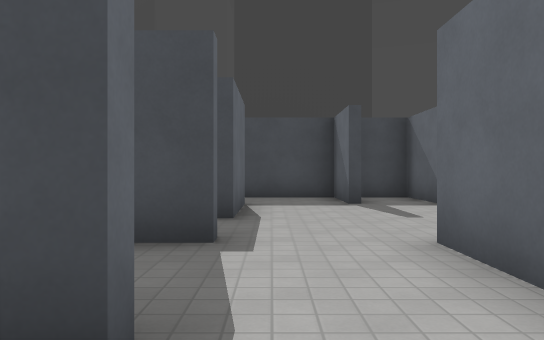
[1] (above)

18 first-person views from a walk through a Godot game level. The camera is 1.3 m above the floor, looks level and sees 70° across. The floor is counted in squares, 2 m on a side. Each view is taken from the middle of a square. On the plan, view 1 faces up. The plan holds only what a view shows up to about 11 squares ahead; the rest is blank. The place goes on beyond the plan. Characters and animated objects are left out. Surface patterns are stand-ins for the level's own textures.

[2]
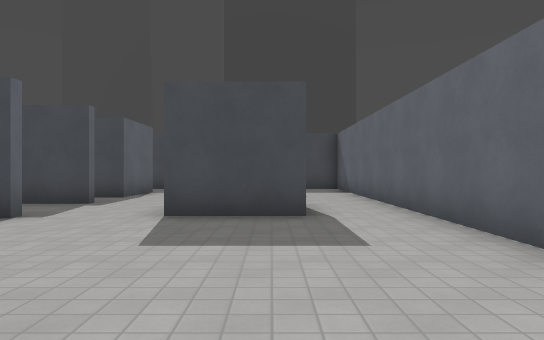

[3]
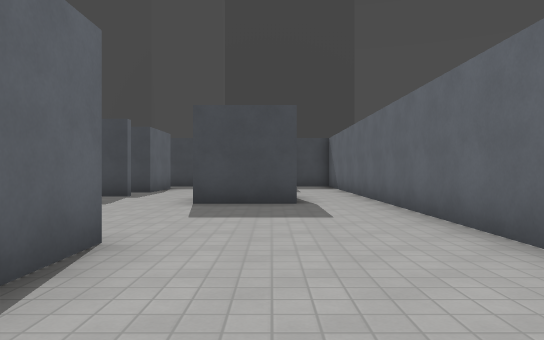

[4]
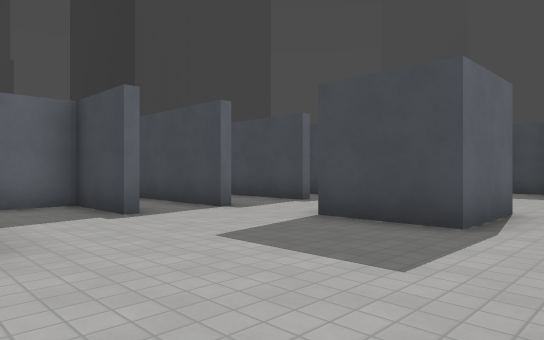

[5]
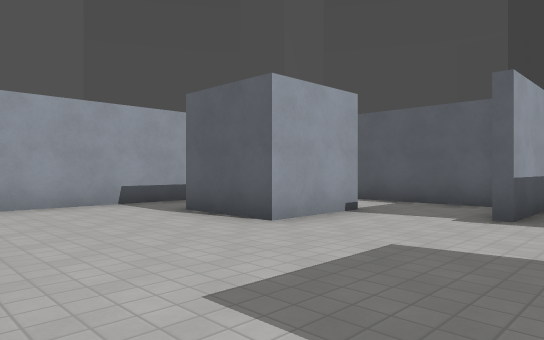

[6]
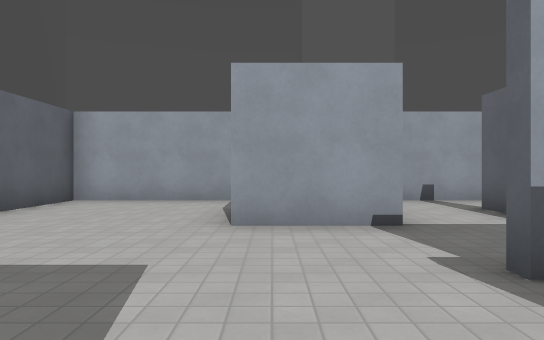

[7]
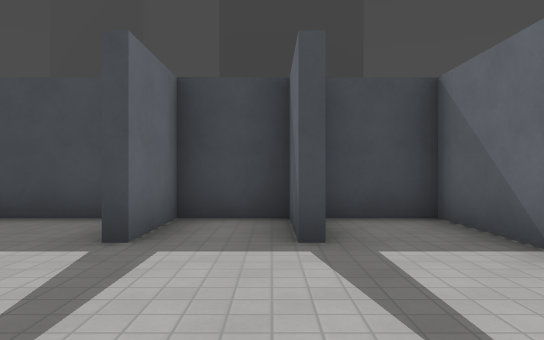

[8]
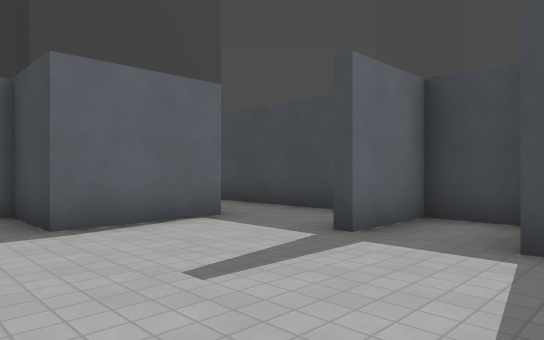

[9]
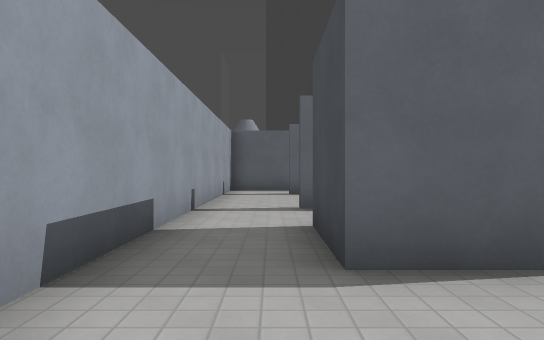

[10]
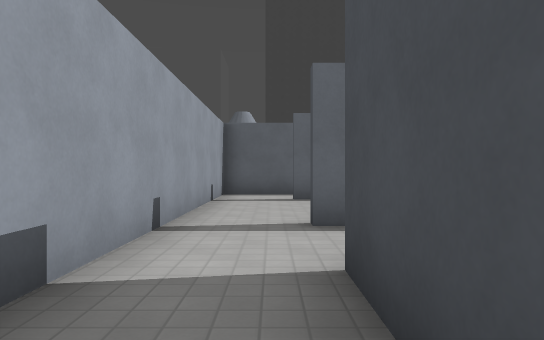

[11]
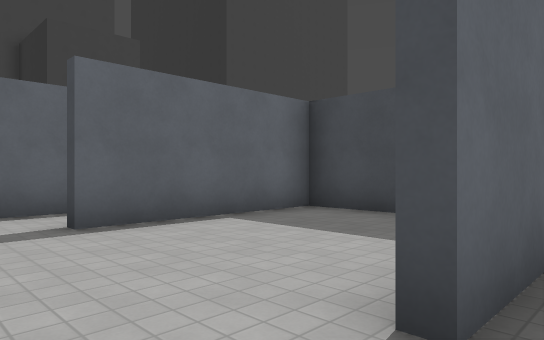

[12]
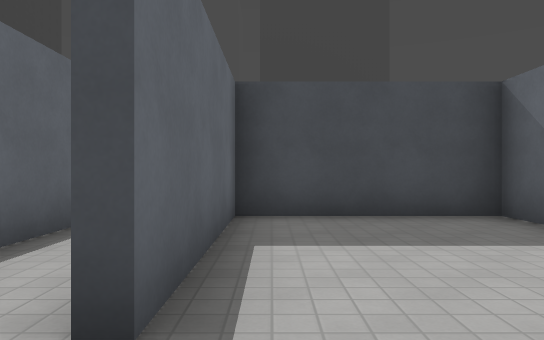

[13]
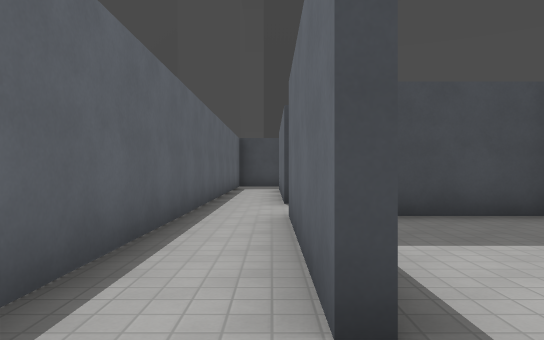

[14]
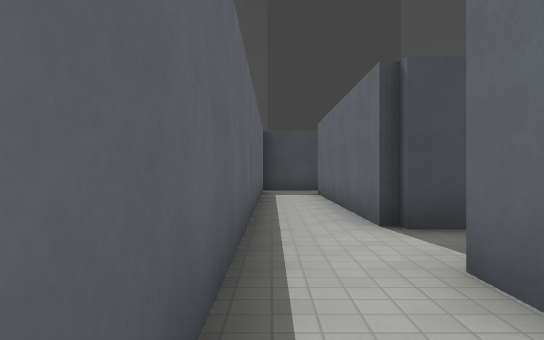

[15]
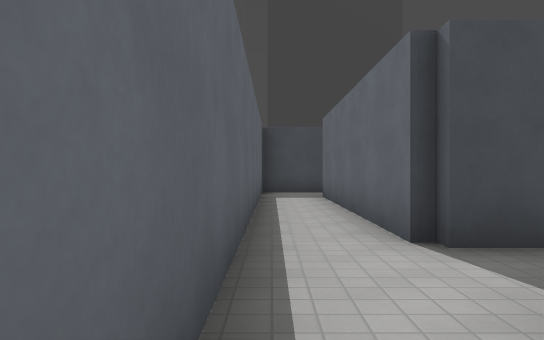

[16]
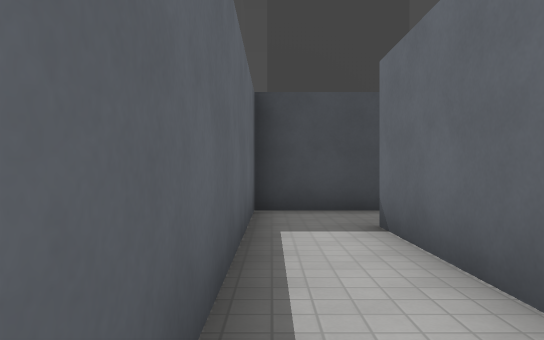

[17]
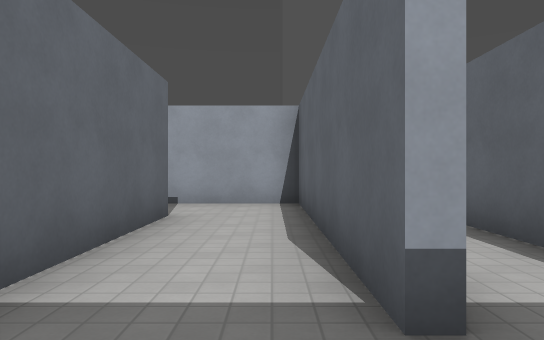

[18]
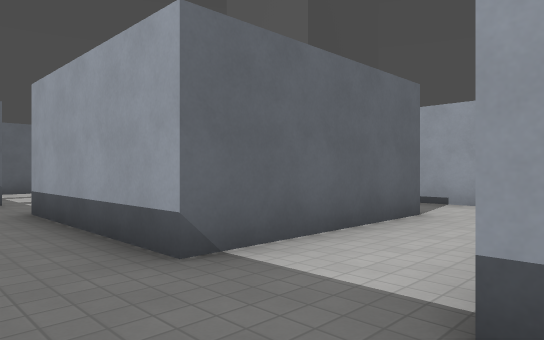

### Floor plan
Points are (right, up) in squares from view 1. A wall is a line through its corners. A room is listed if a view was taken in it or the views show most of it. See-through windows are left out.
Room 1 (views 1, 2, 3, 4, 5, 6, 9, 10)
walls: (3.5, 1.5) (1.4, 1.5); (-0.6, -2.5) (1.5, -2.5) (1.5, -4.5); (-0.5, -0.5) (-2.5, -0.5) (-2.5, -2.4); (1.4, -6.3) (5.2, -6.3) (5.2, 1.5)
ways out: opening at (0.5, 3) to room 2; opening at (4.5, 2.5) to room 2; opening at (-1.5, -3.5) to room 3; opening at (0.5, -5.5) to room 3; opening at (-1, 0) to room 5; opening at (-1, 2) to room 6
Room 2 (views 7, 8)
walls: (3.5, 3.5) (3.5, 1.5); (3.2, 7.5) (3.2, 9.2) (1.7, 9.2) (1.7, 7.4); (1.5, 2) (1.5, 3.5); (-0.5, 7.5) (-0.5, 5.2) (-2.4, 5.2); (5.2, 1.5) (5.2, 9.2) (3.6, 9.2)
ways out: opening at (0.5, 3) to room 1; opening at (4.5, 2.5) to room 1; opening at (0, 8) to room 6
Room 3 (view 11)
walls: (-2.6, -6.3) (1.4, -6.3); (1.5, -4.5) (-0.6, -4.5); (-2.5, -2.4) (-2.5, -4.6)
ways out: opening at (-1.5, -3.5) to room 1; opening at (0.5, -5.5) to room 1; opening at (-3, -5.5) to room 4
Room 4 (view 12)
walls: (-6.6, -6.3) (-2.6, -6.3); (-2.8, -0.5) (-6.5, -0.5) (-6.5, -4.6)
ways out: opening at (-3, -5.5) to room 3; opening at (-7, -5.5) to room 5
Room 5 (views 13, 14, 15, 16, 18)
walls: (-5.6, 1.2) (-6.8, 1.2) (-6.8, 7.5); (-6.8, -4.6) (-6.8, -0.5); (-2.2, -0.3) (-0.5, -0.3); (-0.5, 1.2) (-3.6, 1.2); (-6.2, 9.2) (-8.3, 9.2) (-8.3, -6.3) (-6.6, -6.3)
ways out: opening at (-1, 0) to room 1; opening at (-7, -5.5) to room 4; opening at (-7, 8.5) to room 6
Room 6 (view 17)
walls: (-6.5, 7.5) (-6.5, 1.5) (-3.6, 1.5); (-4.5, 3.4) (-4.5, 7.5) (-0.5, 7.5); (-0.5, 3.5) (-3, 3.5); (1.5, 7.4) (1.5, 9.2) (-2.9, 9.2)
ways out: opening at (-1, 2) to room 1; opening at (0, 8) to room 2; opening at (-7, 8.5) to room 5

Where each view was taken, in squares from view 1:
view 1: 0 up, 0 right, facing up
view 2: 4 down, 3 right, facing up
view 3: 6 down, 3 right, facing up
view 4: 3 down, 5 right, facing up-left
view 5: 1 up, 5 right, facing down-left
view 6: 2 up, 1 right, facing down
view 7: 4 up, 3 right, facing up
view 8: 4 up, 4 right, facing up-left
view 9: 5 down, 4 right, facing left
view 10: 5 down, 2 right, facing left
view 11: 6 down, 2 left, facing up-left
view 12: 6 down, 6 left, facing up
view 13: 6 down, 7 left, facing up
view 14: 3 down, 8 left, facing up
view 15: 2 down, 8 left, facing up
view 16: 3 up, 8 left, facing up
view 17: 9 up, 6 left, facing down
view 18: 9 up, 7 left, facing down-right
